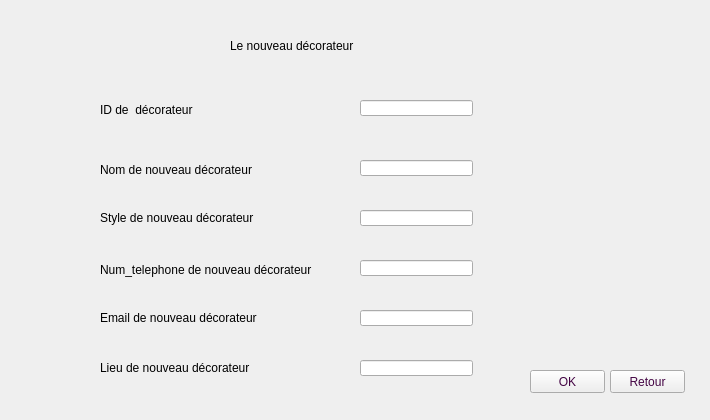
   <widget class="QWidget" name="page_12">
    <widget class="QLabel" name="label_41">
     <property name="geometry">
      <rect>
       <x>0</x>
       <y>0</y>
       <width>701</width>
       <height>411</height>
      </rect>
     </property>
     <property name="text">
      <string/>
     </property>
     <property name="pixmap">
      <pixmap>../../Downloads/bb.jpg</pixmap>
     </property>
    </widget>
    <widget class="QLabel" name="label_42">
     <property name="geometry">
      <rect>
       <x>230</x>
       <y>30</y>
       <width>251</width>
       <height>31</height>
      </rect>
     </property>
     <property name="styleSheet">
      <string notr="true">color:rgb(0, 0, 0);
font: 75 15pt &quot;Segoe Script&quot;;</string>
     </property>
     <property name="text">
      <string>Le nouveau décorateur</string>
     </property>
    </widget>
    <widget class="QLabel" name="label_43">
     <property name="geometry">
      <rect>
       <x>100</x>
       <y>100</y>
       <width>161</width>
       <height>20</height>
      </rect>
     </property>
     <property name="styleSheet">
      <string notr="true">color: rgb(0, 0, 0);
font: 87 8pt &quot;Arial Black&quot;;</string>
     </property>
     <property name="text">
      <string>ID de  décorateur</string>
     </property>
    </widget>
    <widget class="QLabel" name="label_44">
     <property name="geometry">
      <rect>
       <x>100</x>
       <y>160</y>
       <width>181</width>
       <height>20</height>
      </rect>
     </property>
     <property name="styleSheet">
      <string notr="true">color: rgb(0, 0, 0);
font: 87 8pt &quot;Arial Black&quot;;</string>
     </property>
     <property name="text">
      <string>Nom de nouveau décorateur</string>
     </property>
    </widget>
    <widget class="QPushButton" name="pushButton_32">
     <property name="geometry">
      <rect>
       <x>530</x>
       <y>370</y>
       <width>75</width>
       <height>23</height>
      </rect>
     </property>
     <property name="styleSheet">
      <string notr="true">font: 75 8pt &quot;Segoe Script&quot;;
color: rgb(68, 5, 68);</string>
     </property>
     <property name="text">
      <string>OK</string>
     </property>
    </widget>
    <widget class="QPushButton" name="pushButton_33">
     <property name="geometry">
      <rect>
       <x>610</x>
       <y>370</y>
       <width>75</width>
       <height>23</height>
      </rect>
     </property>
     <property name="styleSheet">
      <string notr="true">font: 75 8pt &quot;Segoe Script&quot;;
color: rgb(68, 5, 68);</string>
     </property>
     <property name="text">
      <string>Retour</string>
     </property>
    </widget>
    <widget class="QLineEdit" name="lineEdit_16">
     <property name="geometry">
      <rect>
       <x>360</x>
       <y>100</y>
       <width>113</width>
       <height>16</height>
      </rect>
     </property>
     <property name="styleSheet">
      <string notr="true">font: 75 8pt &quot;Segoe Script&quot;;
color: rgb(0, 0, 0);</string>
     </property>
     <property name="readOnly">
      <bool>true</bool>
     </property>
    </widget>
    <widget class="QLineEdit" name="lineEdit_17">
     <property name="geometry">
      <rect>
       <x>360</x>
       <y>160</y>
       <width>113</width>
       <height>16</height>
      </rect>
     </property>
     <property name="styleSheet">
      <string notr="true">font: 75 8pt &quot;Segoe Script&quot;;
color: rgb(0, 0, 0);</string>
     </property>
    </widget>
    <widget class="QLabel" name="label_47">
     <property name="geometry">
      <rect>
       <x>100</x>
       <y>210</y>
       <width>221</width>
       <height>16</height>
      </rect>
     </property>
     <property name="styleSheet">
      <string notr="true">color: rgb(0, 0, 0);
font: 87 8pt &quot;Arial Black&quot;;</string>
     </property>
     <property name="text">
      <string>Style de nouveau décorateur </string>
     </property>
    </widget>
    <widget class="QLineEdit" name="lineEdit_6">
     <property name="geometry">
      <rect>
       <x>360</x>
       <y>210</y>
       <width>113</width>
       <height>16</height>
      </rect>
     </property>
     <property name="styleSheet">
      <string notr="true">font: 75 8pt &quot;Segoe Script&quot;;
color: rgb(0, 0, 0);</string>
     </property>
    </widget>
    <widget class="QLabel" name="label_50">
     <property name="geometry">
      <rect>
       <x>100</x>
       <y>260</y>
       <width>241</width>
       <height>20</height>
      </rect>
     </property>
     <property name="styleSheet">
      <string notr="true">color: rgb(0, 0, 0);
font: 87 8pt &quot;Arial Black&quot;;</string>
     </property>
     <property name="text">
      <string>Num_telephone de nouveau décorateur</string>
     </property>
    </widget>
    <widget class="QLabel" name="label_51">
     <property name="geometry">
      <rect>
       <x>100</x>
       <y>310</y>
       <width>191</width>
       <height>16</height>
      </rect>
     </property>
     <property name="styleSheet">
      <string notr="true">color: rgb(0, 0, 0);
font: 87 8pt &quot;Arial Black&quot;;</string>
     </property>
     <property name="text">
      <string>Email de nouveau décorateur</string>
     </property>
    </widget>
    <widget class="QLineEdit" name="lineEdit_7">
     <property name="geometry">
      <rect>
       <x>360</x>
       <y>260</y>
       <width>113</width>
       <height>16</height>
      </rect>
     </property>
     <property name="styleSheet">
      <string notr="true">font: 75 8pt &quot;Segoe Script&quot;;
color: rgb(0, 0, 0);</string>
     </property>
    </widget>
    <widget class="QLineEdit" name="lineEdit_8">
     <property name="geometry">
      <rect>
       <x>360</x>
       <y>310</y>
       <width>113</width>
       <height>16</height>
      </rect>
     </property>
     <property name="styleSheet">
      <string notr="true">font: 75 8pt &quot;Segoe Script&quot;;
color: rgb(0, 0, 0);</string>
     </property>
    </widget>
    <widget class="QLabel" name="label_52">
     <property name="geometry">
      <rect>
       <x>100</x>
       <y>360</y>
       <width>201</width>
       <height>16</height>
      </rect>
     </property>
     <property name="styleSheet">
      <string notr="true">color: rgb(0, 0, 0);
font: 87 8pt &quot;Arial Black&quot;;</string>
     </property>
     <property name="text">
      <string>Lieu de nouveau décorateur</string>
     </property>
    </widget>
    <widget class="QLineEdit" name="lineEdit_9">
     <property name="geometry">
      <rect>
       <x>360</x>
       <y>360</y>
       <width>113</width>
       <height>16</height>
      </rect>
     </property>
     <property name="styleSheet">
      <string notr="true">font: 75 8pt &quot;Segoe Script&quot;;
color: rgb(0, 0, 0);</string>
     </property>
    </widget>
   </widget>
